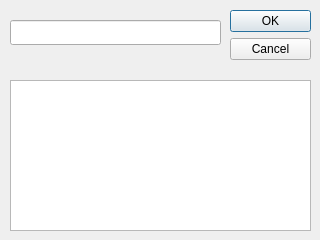
<?xml version="1.0" encoding="UTF-8"?>
<ui version="4.0">
 <class>setData</class>
 <widget class="QDialog" name="setData">
  <property name="geometry">
   <rect>
    <x>0</x>
    <y>0</y>
    <width>320</width>
    <height>240</height>
   </rect>
  </property>
  <property name="windowTitle">
   <string>Dialog</string>
  </property>
  <widget class="QDialogButtonBox" name="buttonBox">
   <property name="geometry">
    <rect>
     <x>230</x>
     <y>10</y>
     <width>81</width>
     <height>61</height>
    </rect>
   </property>
   <property name="orientation">
    <enum>Qt::Vertical</enum>
   </property>
   <property name="standardButtons">
    <set>QDialogButtonBox::Cancel|QDialogButtonBox::Ok</set>
   </property>
  </widget>
  <widget class="QTextEdit" name="textEdit_value">
   <property name="geometry">
    <rect>
     <x>10</x>
     <y>80</y>
     <width>301</width>
     <height>151</height>
    </rect>
   </property>
  </widget>
  <widget class="QLineEdit" name="lineEdit_key">
   <property name="geometry">
    <rect>
     <x>10</x>
     <y>20</y>
     <width>211</width>
     <height>25</height>
    </rect>
   </property>
  </widget>
 </widget>
 <resources/>
 <connections>
  <connection>
   <sender>buttonBox</sender>
   <signal>accepted()</signal>
   <receiver>setData</receiver>
   <slot>accept()</slot>
   <hints>
    <hint type="sourcelabel">
     <x>248</x>
     <y>254</y>
    </hint>
    <hint type="destinationlabel">
     <x>157</x>
     <y>274</y>
    </hint>
   </hints>
  </connection>
  <connection>
   <sender>buttonBox</sender>
   <signal>rejected()</signal>
   <receiver>setData</receiver>
   <slot>reject()</slot>
   <hints>
    <hint type="sourcelabel">
     <x>316</x>
     <y>260</y>
    </hint>
    <hint type="destinationlabel">
     <x>286</x>
     <y>274</y>
    </hint>
   </hints>
  </connection>
 </connections>
</ui>
